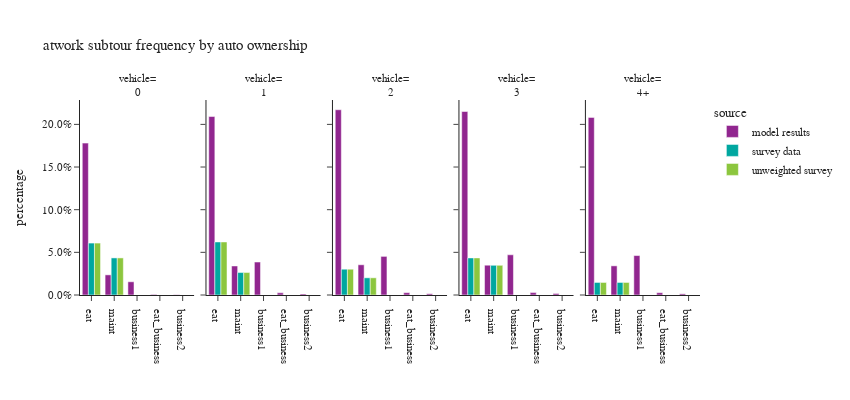

The notebook cell saved with this chart:
### Code cell
plot_atwork_subtour(work_tour,'auto_ownership_simple',"auto ownership","vehicle")

### Figure 1 — Plotly figure (JSON) as saved in the notebook; plotly's stock layout.template omitted (floating-point values rounded to 4 significant figures)
{"data": [{"alignmentgroup": "True", "hovertemplate": "source=model results<br>auto_ownership_simple=0<br>atwork_subtour_frequency=%{x}<br>percentage=%{y}<extra></extra>", "legendgroup": "model results", "marker": {"color": "#91268F", "pattern": {"shape": ""}}, "name": "model results", "offsetgroup": "model results", "orientation": "v", "showlegend": true, "textposition": "auto", "type": "bar", "x": ["business1", "business2", "eat", "eat_business", "maint"], "xaxis": "x", "y": [0.0155, 0.0003073, 0.178, 0.0006854, 0.02361], "yaxis": "y"}, {"alignmentgroup": "True", "hovertemplate": "source=model results<br>auto_ownership_simple=1<br>atwork_subtour_frequency=%{x}<br>percentage=%{y}<extra></extra>", "legendgroup": "model results", "marker": {"color": "#91268F", "pattern": {"shape": ""}}, "name": "model results", "offsetgroup": "model results", "orientation": "v", "showlegend": false, "textposition": "auto", "type": "bar", "x": ["business1", "business2", "eat", "eat_business", "maint"], "xaxis": "x2", "y": [0.03863, 0.001197, 0.2092, 0.002556, 0.03404], "yaxis": "y2"}, {"alignmentgroup": "True", "hovertemplate": "source=model results<br>auto_ownership_simple=2<br>atwork_subtour_frequency=%{x}<br>percentage=%{y}<extra></extra>", "legendgroup": "model results", "marker": {"color": "#91268F", "pattern": {"shape": ""}}, "name": "model results", "offsetgroup": "model results", "orientation": "v", "showlegend": false, "textposition": "auto", "type": "bar", "x": ["business1", "business2", "eat", "eat_business", "maint"], "xaxis": "x3", "y": [0.04527, 0.001459, 0.2171, 0.002734, 0.03544], "yaxis": "y3"}, {"alignmentgroup": "True", "hovertemplate": "source=model results<br>auto_ownership_simple=3<br>atwork_subtour_frequency=%{x}<br>percentage=%{y}<extra></extra>", "legendgroup": "model results", "marker": {"color": "#91268F", "pattern": {"shape": ""}}, "name": "model results", "offsetgroup": "model results", "orientation": "v", "showlegend": false, "textposition": "auto", "type": "bar", "x": ["business1", "business2", "eat", "eat_business", "maint"], "xaxis": "x4", "y": [0.04711, 0.001648, 0.2151, 0.00285, 0.035], "yaxis": "y4"}, {"alignmentgroup": "True", "hovertemplate": "source=model results<br>auto_ownership_simple=4+<br>atwork_subtour_frequency=%{x}<br>percentage=%{y}<extra></extra>", "legendgroup": "model results", "marker": {"color": "#91268F", "pattern": {"shape": ""}}, "name": "model results", "offsetgroup": "model results", "orientation": "v", "showlegend": false, "textposition": "auto", "type": "bar", "x": ["business1", "business2", "eat", "eat_business", "maint"], "xaxis": "x5", "y": [0.04623, 0.00136, 0.2082, 0.002684, 0.03416], "yaxis": "y5"}, {"alignmentgroup": "True", "hovertemplate": "source=survey data<br>auto_ownership_simple=0<br>atwork_subtour_frequency=%{x}<br>percentage=%{y}<extra></extra>", "legendgroup": "survey data", "marker": {"color": "#00A7A0", "pattern": {"shape": ""}}, "name": "survey data", "offsetgroup": "survey data", "orientation": "v", "showlegend": true, "textposition": "auto", "type": "bar", "x": ["eat", "maint"], "xaxis": "x", "y": [0.06087, 0.04348], "yaxis": "y"}, {"alignmentgroup": "True", "hovertemplate": "source=survey data<br>auto_ownership_simple=1<br>atwork_subtour_frequency=%{x}<br>percentage=%{y}<extra></extra>", "legendgroup": "survey data", "marker": {"color": "#00A7A0", "pattern": {"shape": ""}}, "name": "survey data", "offsetgroup": "survey data", "orientation": "v", "showlegend": false, "textposition": "auto", "type": "bar", "x": ["eat", "maint"], "xaxis": "x2", "y": [0.0622, 0.02632], "yaxis": "y2"}, {"alignmentgroup": "True", "hovertemplate": "source=survey data<br>auto_ownership_simple=2<br>atwork_subtour_frequency=%{x}<br>percentage=%{y}<extra></extra>", "legendgroup": "survey data", "marker": {"color": "#00A7A0", "pattern": {"shape": ""}}, "name": "survey data", "offsetgroup": "survey data", "orientation": "v", "showlegend": false, "textposition": "auto", "type": "bar", "x": ["eat", "maint"], "xaxis": "x3", "y": [0.03023, 0.02015], "yaxis": "y3"}, {"alignmentgroup": "True", "hovertemplate": "source=survey data<br>auto_ownership_simple=3<br>atwork_subtour_frequency=%{x}<br>percentage=%{y}<extra></extra>", "legendgroup": "survey data", "marker": {"color": "#00A7A0", "pattern": {"shape": ""}}, "name": "survey data", "offsetgroup": "survey data", "orientation": "v", "showlegend": false, "textposition": "auto", "type": "bar", "x": ["eat", "maint"], "xaxis": "x4", "y": [0.04348, 0.03478], "yaxis": "y4"}, {"alignmentgroup": "True", "hovertemplate": "source=survey data<br>auto_ownership_simple=4+<br>atwork_subtour_frequency=%{x}<br>percentage=%{y}<extra></extra>", "legendgroup": "survey data", "marker": {"color": "#00A7A0", "pattern": {"shape": ""}}, "name": "survey data", "offsetgroup": "survey data", "orientation": "v", "showlegend": false, "textposition": "auto", "type": "bar", "x": ["eat", "maint"], "xaxis": "x5", "y": [0.01471, 0.01471], "yaxis": "y5"}, {"alignmentgroup": "True", "hovertemplate": "source=unweighted survey<br>auto_ownership_simple=0<br>atwork_subtour_frequency=%{x}<br>percentage=%{y}<extra></extra>", "legendgroup": "unweighted survey", "marker": {"color": "#8CC63E", "pattern": {"shape": ""}}, "name": "unweighted survey", "offsetgroup": "unweighted survey", "orientation": "v", "showlegend": true, "textposition": "auto", "type": "bar", "x": ["eat", "maint"], "xaxis": "x", "y": [0.06087, 0.04348], "yaxis": "y"}, {"alignmentgroup": "True", "hovertemplate": "source=unweighted survey<br>auto_ownership_simple=1<br>atwork_subtour_frequency=%{x}<br>percentage=%{y}<extra></extra>", "legendgroup": "unweighted survey", "marker": {"color": "#8CC63E", "pattern": {"shape": ""}}, "name": "unweighted survey", "offsetgroup": "unweighted survey", "orientation": "v", "showlegend": false, "textposition": "auto", "type": "bar", "x": ["eat", "maint"], "xaxis": "x2", "y": [0.0622, 0.02632], "yaxis": "y2"}, {"alignmentgroup": "True", "hovertemplate": "source=unweighted survey<br>auto_ownership_simple=2<br>atwork_subtour_frequency=%{x}<br>percentage=%{y}<extra></extra>", "legendgroup": "unweighted survey", "marker": {"color": "#8CC63E", "pattern": {"shape": ""}}, "name": "unweighted survey", "offsetgroup": "unweighted survey", "orientation": "v", "showlegend": false, "textposition": "auto", "type": "bar", "x": ["eat", "maint"], "xaxis": "x3", "y": [0.03023, 0.02015], "yaxis": "y3"}, {"alignmentgroup": "True", "hovertemplate": "source=unweighted survey<br>auto_ownership_simple=3<br>atwork_subtour_frequency=%{x}<br>percentage=%{y}<extra></extra>", "legendgroup": "unweighted survey", "marker": {"color": "#8CC63E", "pattern": {"shape": ""}}, "name": "unweighted survey", "offsetgroup": "unweighted survey", "orientation": "v", "showlegend": false, "textposition": "auto", "type": "bar", "x": ["eat", "maint"], "xaxis": "x4", "y": [0.04348, 0.03478], "yaxis": "y4"}, {"alignmentgroup": "True", "hovertemplate": "source=unweighted survey<br>auto_ownership_simple=4+<br>atwork_subtour_frequency=%{x}<br>percentage=%{y}<extra></extra>", "legendgroup": "unweighted survey", "marker": {"color": "#8CC63E", "pattern": {"shape": ""}}, "name": "unweighted survey", "offsetgroup": "unweighted survey", "orientation": "v", "showlegend": false, "textposition": "auto", "type": "bar", "x": ["eat", "maint"], "xaxis": "x5", "y": [0.01471, 0.01471], "yaxis": "y5"}], "layout": {"annotations": [{"font": {}, "showarrow": false, "text": "vehicle=<br>0", "x": 0.092, "xanchor": "center", "xref": "paper", "y": 1.0, "yanchor": "bottom", "yref": "paper"}, {"font": {}, "showarrow": false, "text": "vehicle=<br>1", "x": 0.296, "xanchor": "center", "xref": "paper", "y": 1.0, "yanchor": "bottom", "yref": "paper"}, {"font": {}, "showarrow": false, "text": "vehicle=<br>2", "x": 0.5, "xanchor": "center", "xref": "paper", "y": 1.0, "yanchor": "bottom", "yref": "paper"}, {"font": {}, "showarrow": false, "text": "vehicle=<br>3", "x": 0.704, "xanchor": "center", "xref": "paper", "y": 1.0, "yanchor": "bottom", "yref": "paper"}, {"font": {}, "showarrow": false, "text": "vehicle=<br>4+", "x": 0.908, "xanchor": "center", "xref": "paper", "y": 1.0, "yanchor": "bottom", "yref": "paper"}], "barmode": "group", "height": 400, "legend": {"title": {"text": "source"}, "tracegroupgap": 0}, "title": {"text": "atwork subtour frequency by auto ownership"}, "width": 850, "xaxis": {"anchor": "y", "categoryarray": ["eat", "maint", "business1", "eat_business", "business2"], "categoryorder": "array", "domain": [0.0, 0.184], "title": {"text": ""}}, "xaxis2": {"anchor": "y2", "categoryarray": ["eat", "maint", "business1", "eat_business", "business2"], "categoryorder": "array", "domain": [0.204, 0.388], "matches": "x", "title": {"text": ""}}, "xaxis3": {"anchor": "y3", "categoryarray": ["eat", "maint", "business1", "eat_business", "business2"], "categoryorder": "array", "domain": [0.408, 0.592], "matches": "x", "title": {"text": ""}}, "xaxis4": {"anchor": "y4", "categoryarray": ["eat", "maint", "business1", "eat_business", "business2"], "categoryorder": "array", "domain": [0.612, 0.796], "matches": "x", "title": {"text": ""}}, "xaxis5": {"anchor": "y5", "categoryarray": ["eat", "maint", "business1", "eat_business", "business2"], "categoryorder": "array", "domain": [0.816, 1.0], "matches": "x", "title": {"text": ""}}, "yaxis": {"anchor": "x", "domain": [0.0, 1.0], "tickformat": ".1%", "title": {"text": "percentage"}}, "yaxis2": {"anchor": "x2", "domain": [0.0, 1.0], "matches": "y", "showticklabels": false}, "yaxis3": {"anchor": "x3", "domain": [0.0, 1.0], "matches": "y", "showticklabels": false}, "yaxis4": {"anchor": "x4", "domain": [0.0, 1.0], "matches": "y", "showticklabels": false}, "yaxis5": {"anchor": "x5", "domain": [0.0, 1.0], "matches": "y", "showticklabels": false}}}
